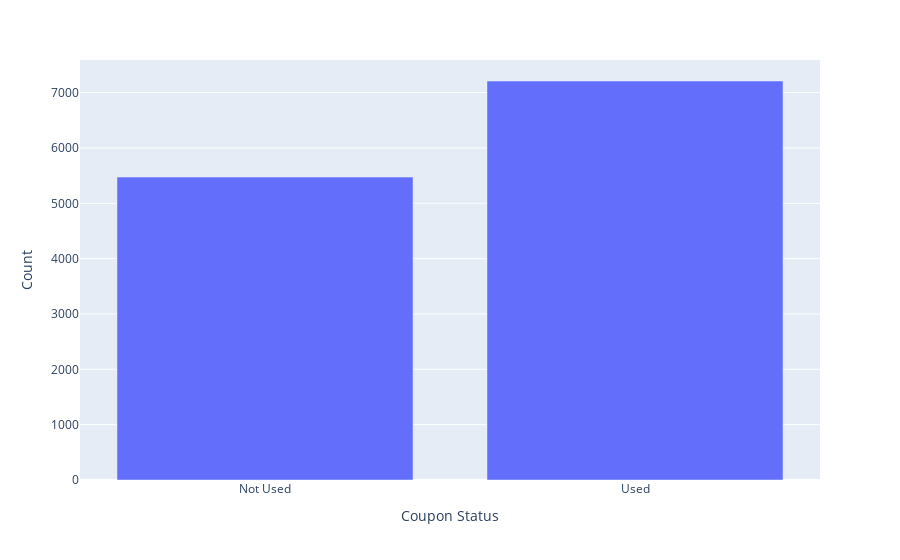

Notebook cell for this chart:
### Markdown cell above
Findings: 
        5474 consumers not used the coupon. 7210 consumers used coupon.

### Code cell
coupon_cnt_by_usage = df_y_1.groupby('Y')['Y'].count().reset_index(name='Count')
coupon_cnt_by_usage=coupon_cnt_by_usage.rename(columns={'Y':'Coupon Status'})
coupon_cnt_by_usage=coupon_cnt_by_usage.replace(0,'Not Used',regex=True).replace(1,'Used')
print(coupon_cnt_by_usage)
#sns.barplot(coupon_cnt_by_gender,x='Coupon Status',y='Count')
px.bar(coupon_cnt_by_usage,x='Coupon Status',y='Count')

### Figure 1 — Plotly figure (JSON) as saved in the notebook; plotly's stock layout.template omitted (floating-point values rounded to 4 significant figures)
{"data": [{"alignmentgroup": "True", "hovertemplate": "Coupon Status=%{x}<br>Count=%{y}<extra></extra>", "legendgroup": "", "marker": {"color": "#636efa", "pattern": {"shape": ""}}, "name": "", "offsetgroup": "", "orientation": "v", "showlegend": false, "textposition": "auto", "type": "bar", "x": ["Not Used", "Used"], "xaxis": "x", "y": [5474, 7210], "yaxis": "y"}], "layout": {"barmode": "relative", "legend": {"tracegroupgap": 0}, "margin": {"t": 60}, "xaxis": {"anchor": "y", "domain": [0, 1], "title": {"text": "Coupon Status"}}, "yaxis": {"anchor": "x", "domain": [0, 1], "title": {"text": "Count"}}}}
